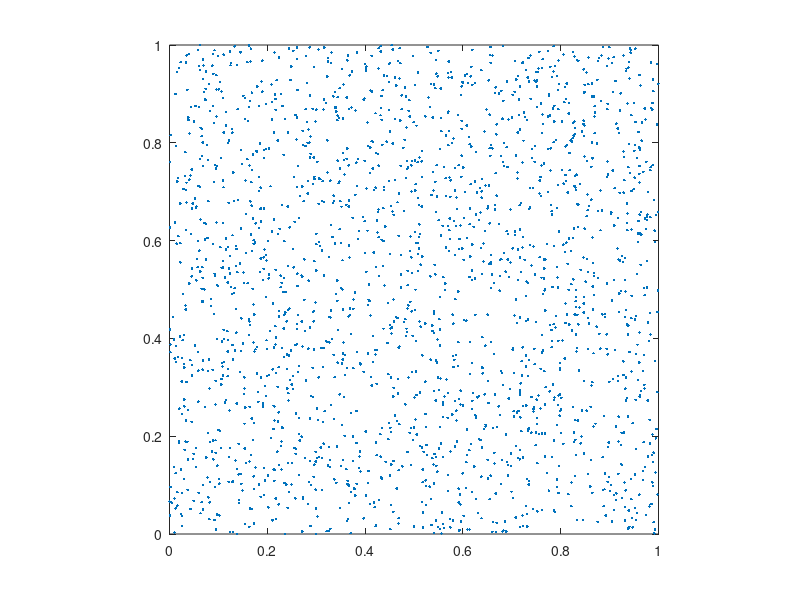

MATLAB code for this plot: (Note: this script raises an error after producing the figure.)
%% Basic Settings.
clear;
close all;
warning off;

p = 5;

rank_or_tol = 1e-3;

tol = 1e-8;
maxit = 100;

if rank_or_tol >= 1
    fprintf("rank: %d\n", rank_or_tol);
else
    fprintf("tol: %.4e\n", rank_or_tol);
end
fprintf("tol: %.4e\n", tol);
fprintf("maxit: %d\n", maxit);

%% Generate points x and omega.
n = 2^p;
nx = n;
ny = n;
N = nx * ny;
M = 2 * N;

x = rand(M, 2);

fprintf("M: %d, N: %d\n", M, N);

figure();
plot(x(:, 1), x(:, 2), "Marker", ".", "LineStyle", "none");
axis equal;
xlim([0, 1]);
ylim([0, 1]);

%% NUDFT2_Matrix.
A = NUDFT2_2D_Matrix(x, nx, ny);
kappa_A = cond(A);
fprintf("cond(A): %.4e\n", kappa_A);

%% NUDFT2.
min_points = p * n;
fprintf("min_points: %d\n", min_points);

tic;
A = NUDFT2_2D(nx, ny);
A.Construct_ID_Full(x, min_points, rank_or_tol);
t_construct = toc;
fprintf("Construct time: %.4e\n", t_construct);

r = A.Rank();
fprintf("HSS rank: %d\n", r);

mem_exact = M * N;
mem = A.Storage();
mem_ratio = mem / mem_exact;
fprintf("Mem ratio: %.4e\n", mem_ratio);

%% Apply.
u_ex = randn(N, 1) + randn(N, 1) * 1i;

tic;
f_nufft = MY_NUFFT2_2D(u_ex, x, nx, ny);
t_nufft = toc;
fprintf("NUFFT time: %.4e\n", t_nufft);

tic;
f = A.Apply(u_ex);
t_apply = toc;
fprintf("Apply time: %.4e\n", t_apply);

df = f - f_nufft;
rel_err = norm(df) / norm(f_nufft);
fprintf("Rel err: %.4e\n", rel_err);

%% URV Factorization.
tic;
A.URV_Factor();
t_factor = toc;
fprintf("Factor time: %.4e\n", t_factor);

%% MRI Reconstruction.
P = phantom('Modified Shepp-Logan', n);
u_ex = reshape(P, N, []);
f_nufft = MY_NUFFT2_2D(u_ex, x, nx, ny);

fprintf("Direct Solver\n");
tic;
u_direct = A.URV_Solve(f_nufft);
t_solve = toc;
fprintf("Direct solve time: %.4e\n", t_solve);
u_direct = real(u_direct);

r = f_nufft - MY_NUFFT2_2D(u_direct, x, nx, ny);
rel_res = norm(r) / norm(f_nufft);
fprintf("Rel res: %e\n", rel_res);

e = u_ex - u_direct;
rel_acc = norm(e) / norm(u_ex);
fprintf("Rel acc: %.4e\n", rel_acc);

fprintf("LSQR without Precond\n");
tic;
[u_cg, ~, ~, iter, ~] = INUDFT2_2D_CG(x, nx, ny, f_nufft, tol, maxit);
t_iter = toc;
fprintf("Iterative solve time: %.4e\n", t_iter);
fprintf("Iter number: %d\n", iter);
u_cg = real(u_cg);

r = f_nufft - MY_NUFFT2_2D(u_cg, x, nx, ny);
rel_res = norm(r) / norm(f_nufft);
fprintf("Rel res: %e\n", rel_res);

e = u_ex - u_cg;
rel_acc = norm(e) / norm(u_ex);
fprintf("Rel acc: %.4e\n", rel_acc);

fprintf("LSQR with Precond\n");
tic;
[u_pcg, ~, ~, iter, ~] = INUDFT2_2D_PCG(A, x, nx, ny, f_nufft, tol, maxit);
t_iter = toc;
fprintf("Iterative solve time: %.4e\n", t_iter);
fprintf("Iter number: %d\n", iter);
u_pcg = real(u_pcg);

r = f_nufft - MY_NUFFT2_2D(u_pcg, x, nx, ny);
rel_res = norm(r) / norm(f_nufft);
fprintf("Rel res: %e\n", rel_res);

e = u_ex - u_pcg;
rel_acc = norm(e) / norm(u_ex);
fprintf("Rel acc: %.4e\n", rel_acc);

P_reconstruct_direct = reshape(u_direct, n, n);
P_reconstruct_cg = reshape(u_cg, n, n);
P_reconstruct_pcg = reshape(u_pcg, n, n);

figure;
subplot(2, 2, 1);
imagesc(P);
colormap gray;
axis image;
axis off;
title('Original Shepp-Logan Phantom', 'FontSize', 12);
colorbar;
subplot(2, 2, 2);
imagesc(P_reconstruct_direct);
colormap gray;
axis image;
axis off;
title('Reconstructed Phantom from Direct Solver', 'FontSize', 12);
colorbar;
sgtitle('Reconstruction Comparison', ...
    'FontSize', 14, 'FontWeight', 'bold');
subplot(2, 2, 3);
imagesc(P_reconstruct_cg);
colormap gray;
axis image;
axis off;
title('Reconstructed Phantom from CG', 'FontSize', 12);
colorbar;
sgtitle('Reconstruction Comparison', ...
    'FontSize', 14, 'FontWeight', 'bold');
subplot(2, 2, 4);
imagesc(P_reconstruct_pcg);
colormap gray;
axis image;
axis off;
title('Reconstructed Phantom from PCG', 'FontSize', 12);
colorbar;
sgtitle('Reconstruction Comparison', ...
    'FontSize', 14, 'FontWeight', 'bold');
